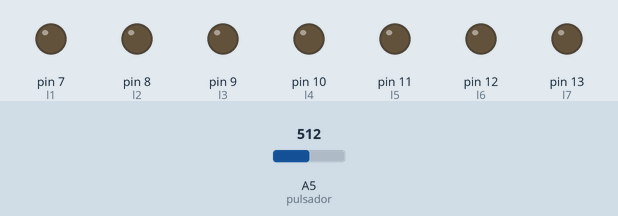
Recording of a sketch running on a simulated Arduino Uno, built with avr-gcc and run on an emulated ATmega328P. On the bench: output pins drawn as LEDs (lit = HIGH). The test bench sets the inputs (shaded band); at power-on: A5 (pulsador) = 512.

Above: at 1.2 s.
1.3 s: A5 (pulsador) set to 0
At 1.9 s:
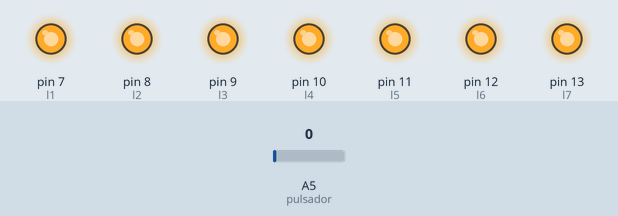
2.8 s: A5 (pulsador) set to 122
At 4.2 s:
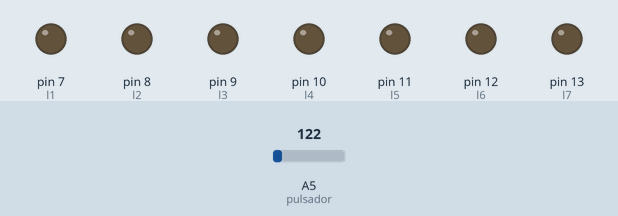
Timing chart, 0 to 5.8 s (numbered marks = the images above; inputs shaded):
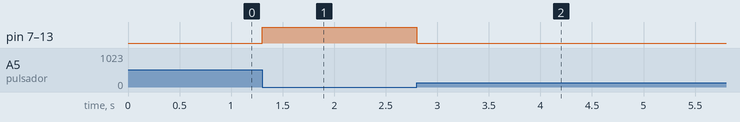

The sketch:

guia_2_punto_5.ino
```cpp
int pulsador = A5;
int almacen;
int l1 = 7;
int l2 = 8;
int l3 = 9;
int l4 = 10;
int l5 = 11;
int l6 = 12;
int l7 = 13;
void setup() {
  Serial.begin(9600);
  pinMode(pulsador, INPUT);
   pinMode(l1, OUTPUT);
  pinMode(l2, OUTPUT);
  pinMode(l3, OUTPUT);
  pinMode(l4, OUTPUT);
  pinMode(l5, OUTPUT);
  pinMode(l6, OUTPUT);
  pinMode(l7, OUTPUT);
} void loop(){
  almacen = analogRead(pulsador);
  if (almacen == LOW) {
     digitalWrite(l1, HIGH);
  digitalWrite(l2, HIGH);
  digitalWrite(l3, HIGH);
  digitalWrite(l4, HIGH);
  digitalWrite(l5, HIGH);
  digitalWrite(l6, HIGH);
  digitalWrite(l7, HIGH);
  }else {
      digitalWrite(l1,LOW);
  digitalWrite(l2, LOW);
  digitalWrite(l3, LOW);
  digitalWrite(l4, LOW);
  digitalWrite(l5, LOW);
  digitalWrite(l6, LOW);
  digitalWrite(l7, LOW);
  }
}
```

Measured:
- after the input at 1.3 s, pin 7 (l1), pin 8 (l2), pin 9 (l3), pin 10 (l4), pin 11 (l5), pin 12 (l6), pin 13 (l7): LOW → HIGH at once
- after the input at 2.8 s, pin 7 (l1), pin 8 (l2), pin 9 (l3), pin 10 (l4), pin 11 (l5), pin 12 (l6), pin 13 (l7): HIGH → LOW at once
